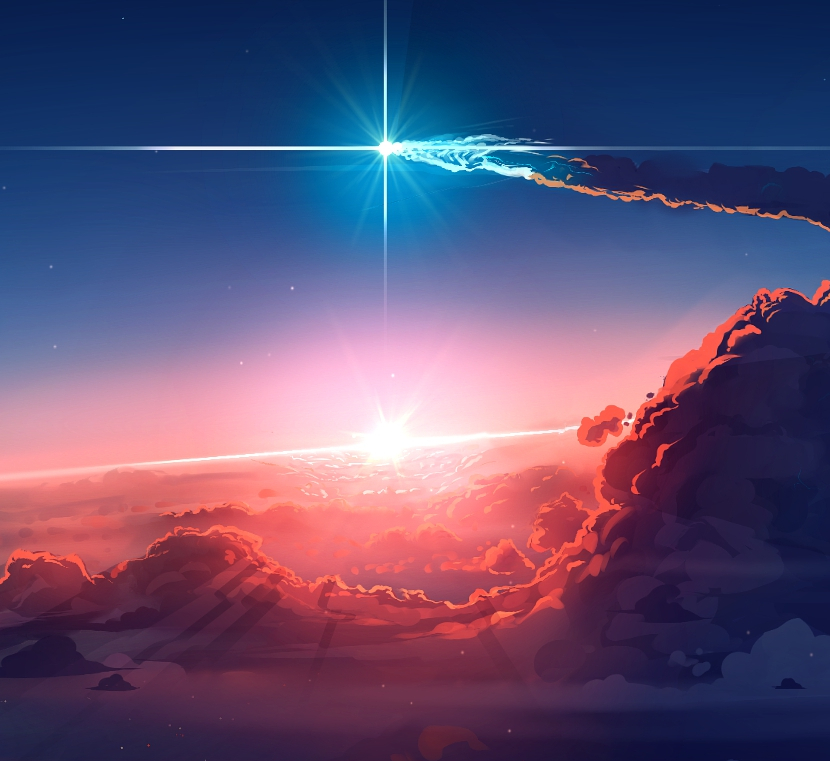
#> input picture Lab_3/Lab_3.2/MyPicture.jpg, 830 x 761 px
$ python Lab_3.2.py MyPicture.jpg
#> lines starting #> are read from the running program, lines starting #| are printed output that depends on the picture
from skimage import color, exposure, io
from PIL import Image
import matplotlib.pyplot as plt
import sys

path = sys.argv[1] # путь к изображению
all_colors_brightness = []
all_brightness = []
with Image.open(path) as img:
#> img is the input picture: PIL image 830x761 RGB; mean R, G, B 97.8, 80.4, 115
	all_colors_brightness = img.histogram() # возвращает 768 элементов, где каждый элемент - это количество пикселей определенной яркости и цвета.
#> all_colors_brightness = 768 values, max 35286 at index 255, min 0 at index 512, mean 2467.3
							 # Т.е. первые 256 элементов - это количество пикселей разной яркости красного цвета. Потом идут 256 аналогичных для зеленых и 256 для синих
for i in range(0,256):
	all_brightness.append(all_colors_brightness[i] + all_colors_brightness[i + 256] + all_colors_brightness[i + 512]) # используем для вывода гистограммы нашего изображения
#> after the loop, all_brightness = 256 values, max 41333 at index 255, min 1899 at index 245, mean 7401.9
img = io.imread(path)
for_color_histogram = exposure.histogram(img, channel_axis=2) # используем для вывода гистограммы отдельных цветов

original_img = plt.subplot2grid((4,2), (0,0), rowspan=4) # создаем "таблицу", состоящую из 4 строк и 2 столбцов. Помещаем исходное изображение в 1 столбце
original_img.imshow(img) # вставляем исходное изображение
original_img.axis("off") # убираем координатные оси для исходного изображения

hist = plt.subplot2grid((4,2),(0,1)) # помещаем в 2 столбец, 1 строку общую гистограмму изображения
hist.stairs(all_brightness, fill=True, color=(0,0,0)) # вставляем гистограмму

red = plt.subplot2grid((4,2), (1,1)) # помещаем в 2 столбец, 2 строку гистограмму для красного цвета
red.stairs(for_color_histogram[0][0], fill=True, color=(1,0,0)) # вставляем гистограмму

green = plt.subplot2grid((4,2), (2,1)) # помещаем в 2 столбец, 3 строку гистограмму для зеленого цвета
green.stairs(for_color_histogram[0][1], fill=True, color=(0,1,0)) # вставляем гистограмму

blue = plt.subplot2grid((4,2), (3,1)) # помещаем в 2 столбец, 4 строку гистограмму для синего цвета
blue.stairs(for_color_histogram[0][2], fill=True, color=(0,0,1)) # вставляем гистограмму

plt.show() # отображаем полученную таблицу
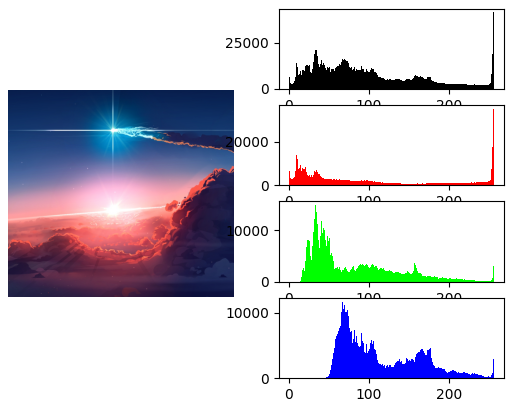
#> figure drawn by matplotlib, 5 panels
